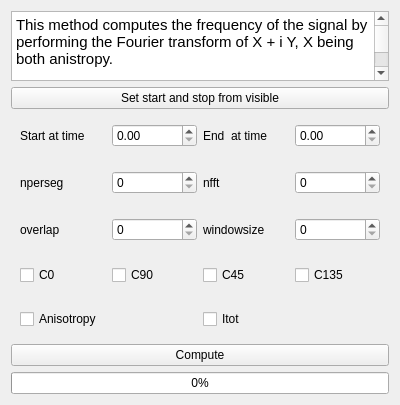
<?xml version="1.0" encoding="UTF-8"?>
<ui version="4.0">
 <class>Form</class>
 <widget class="QWidget" name="Form">
  <property name="geometry">
   <rect>
    <x>0</x>
    <y>0</y>
    <width>400</width>
    <height>331</height>
   </rect>
  </property>
  <property name="windowTitle">
   <string>Form</string>
  </property>
  <layout class="QVBoxLayout" name="verticalLayout">
   <item>
    <widget class="QTextEdit" name="textEdit">
     <property name="html">
      <string>&lt;!DOCTYPE HTML PUBLIC &quot;-//W3C//DTD HTML 4.0//EN&quot; &quot;http://www.w3.org/TR/REC-html40/strict.dtd&quot;&gt;
&lt;html&gt;&lt;head&gt;&lt;meta name=&quot;qrichtext&quot; content=&quot;1&quot; /&gt;&lt;meta charset=&quot;utf-8&quot; /&gt;&lt;style type=&quot;text/css&quot;&gt;
p, li { white-space: pre-wrap; }
&lt;/style&gt;&lt;/head&gt;&lt;body style=&quot; font-family:'Ubuntu'; font-size:11pt; font-weight:400; font-style:normal;&quot;&gt;
&lt;p style=&quot; margin-top:0px; margin-bottom:0px; margin-left:0px; margin-right:0px; -qt-block-indent:0; text-indent:0px;&quot;&gt;This method computes the frequency of the signal by performing the Fourier transform of X + i Y, X being both anistropy. &lt;/p&gt;
&lt;p style=&quot;-qt-paragraph-type:empty; margin-top:0px; margin-bottom:0px; margin-left:0px; margin-right:0px; -qt-block-indent:0; text-indent:0px;&quot;&gt;&lt;br /&gt;&lt;/p&gt;
&lt;p style=&quot; margin-top:0px; margin-bottom:0px; margin-left:0px; margin-right:0px; -qt-block-indent:0; text-indent:0px;&quot;&gt;windowsize : size of the windows for which a max freq is computed&lt;/p&gt;
&lt;p style=&quot;-qt-paragraph-type:empty; margin-top:0px; margin-bottom:0px; margin-left:0px; margin-right:0px; -qt-block-indent:0; text-indent:0px;&quot;&gt;&lt;br /&gt;&lt;/p&gt;
&lt;p style=&quot; margin-top:0px; margin-bottom:0px; margin-left:0px; margin-right:0px; -qt-block-indent:0; text-indent:0px;&quot;&gt;nperseg : size of the window of the overlapping (shall be smaller thah windowsize)&lt;/p&gt;
&lt;p style=&quot;-qt-paragraph-type:empty; margin-top:0px; margin-bottom:0px; margin-left:0px; margin-right:0px; -qt-block-indent:0; text-indent:0px;&quot;&gt;&lt;br /&gt;&lt;/p&gt;
&lt;p style=&quot; margin-top:0px; margin-bottom:0px; margin-left:0px; margin-right:0px; -qt-block-indent:0; text-indent:0px;&quot;&gt;overlap : size of overlapping region for performing averaged fft &lt;/p&gt;
&lt;p style=&quot;-qt-paragraph-type:empty; margin-top:0px; margin-bottom:0px; margin-left:0px; margin-right:0px; -qt-block-indent:0; text-indent:0px;&quot;&gt;&lt;br /&gt;&lt;/p&gt;
&lt;p style=&quot; margin-top:0px; margin-bottom:0px; margin-left:0px; margin-right:0px; -qt-block-indent:0; text-indent:0px;&quot;&gt;nfft: if larger than nperseg the signal will be zero-padded until reacing nfft&lt;/p&gt;
&lt;p style=&quot;-qt-paragraph-type:empty; margin-top:0px; margin-bottom:0px; margin-left:0px; margin-right:0px; -qt-block-indent:0; text-indent:0px;&quot;&gt;&lt;br /&gt;&lt;/p&gt;
&lt;p style=&quot;-qt-paragraph-type:empty; margin-top:0px; margin-bottom:0px; margin-left:0px; margin-right:0px; -qt-block-indent:0; text-indent:0px;&quot;&gt;&lt;br /&gt;&lt;/p&gt;
&lt;p style=&quot;-qt-paragraph-type:empty; margin-top:0px; margin-bottom:0px; margin-left:0px; margin-right:0px; -qt-block-indent:0; text-indent:0px;&quot;&gt;&lt;br /&gt;&lt;/p&gt;&lt;/body&gt;&lt;/html&gt;</string>
     </property>
    </widget>
   </item>
   <item>
    <widget class="QPushButton" name="startstopbutton">
     <property name="text">
      <string>Set start and stop from visible</string>
     </property>
    </widget>
   </item>
   <item>
    <widget class="QWidget" name="widget_2" native="true">
     <layout class="QHBoxLayout" name="horizontalLayout_2">
      <item>
       <widget class="QLabel" name="label_3">
        <property name="text">
         <string>Start at time</string>
        </property>
       </widget>
      </item>
      <item>
       <widget class="QDoubleSpinBox" name="startbox"/>
      </item>
      <item>
       <widget class="QLabel" name="label_4">
        <property name="text">
         <string>End  at time</string>
        </property>
       </widget>
      </item>
      <item>
       <widget class="QDoubleSpinBox" name="stopbox"/>
      </item>
     </layout>
    </widget>
   </item>
   <item>
    <widget class="QWidget" name="widget" native="true">
     <layout class="QHBoxLayout" name="horizontalLayout">
      <item>
       <widget class="QLabel" name="label">
        <property name="text">
         <string>nperseg</string>
        </property>
       </widget>
      </item>
      <item>
       <widget class="QSpinBox" name="npersegbox">
        <property name="maximum">
         <number>10000000</number>
        </property>
       </widget>
      </item>
      <item>
       <widget class="QLabel" name="label_2">
        <property name="text">
         <string>nfft</string>
        </property>
       </widget>
      </item>
      <item>
       <widget class="QSpinBox" name="nfftbox">
        <property name="maximum">
         <number>10000000</number>
        </property>
       </widget>
      </item>
     </layout>
    </widget>
   </item>
   <item>
    <widget class="QWidget" name="widget_3" native="true">
     <layout class="QHBoxLayout" name="horizontalLayout_3">
      <item>
       <widget class="QLabel" name="label_5">
        <property name="text">
         <string>overlap</string>
        </property>
       </widget>
      </item>
      <item>
       <widget class="QSpinBox" name="overlapbox">
        <property name="maximum">
         <number>10000000</number>
        </property>
       </widget>
      </item>
      <item>
       <widget class="QLabel" name="label_6">
        <property name="text">
         <string>windowsize</string>
        </property>
       </widget>
      </item>
      <item>
       <widget class="QSpinBox" name="windowsizebox">
        <property name="maximum">
         <number>10000000</number>
        </property>
       </widget>
      </item>
     </layout>
    </widget>
   </item>
   <item>
    <widget class="QWidget" name="widget_4" native="true">
     <layout class="QHBoxLayout" name="horizontalLayout_4">
      <item>
       <widget class="QCheckBox" name="c0box">
        <property name="text">
         <string>C0</string>
        </property>
       </widget>
      </item>
      <item>
       <widget class="QCheckBox" name="c90box">
        <property name="text">
         <string>C90</string>
        </property>
       </widget>
      </item>
      <item>
       <widget class="QCheckBox" name="c45box">
        <property name="text">
         <string>C45</string>
        </property>
       </widget>
      </item>
      <item>
       <widget class="QCheckBox" name="c135box">
        <property name="text">
         <string>C135</string>
        </property>
       </widget>
      </item>
     </layout>
    </widget>
   </item>
   <item>
    <widget class="QWidget" name="widget_5" native="true">
     <layout class="QHBoxLayout" name="horizontalLayout_5">
      <item>
       <widget class="QCheckBox" name="anisbox">
        <property name="text">
         <string>Anisotropy</string>
        </property>
       </widget>
      </item>
      <item>
       <widget class="QCheckBox" name="itotbox">
        <property name="text">
         <string>Itot</string>
        </property>
       </widget>
      </item>
     </layout>
    </widget>
   </item>
   <item>
    <widget class="QPushButton" name="computebutton">
     <property name="text">
      <string>Compute</string>
     </property>
    </widget>
   </item>
   <item>
    <widget class="QProgressBar" name="progressBar">
     <property name="value">
      <number>0</number>
     </property>
    </widget>
   </item>
  </layout>
 </widget>
 <resources/>
 <connections/>
</ui>
